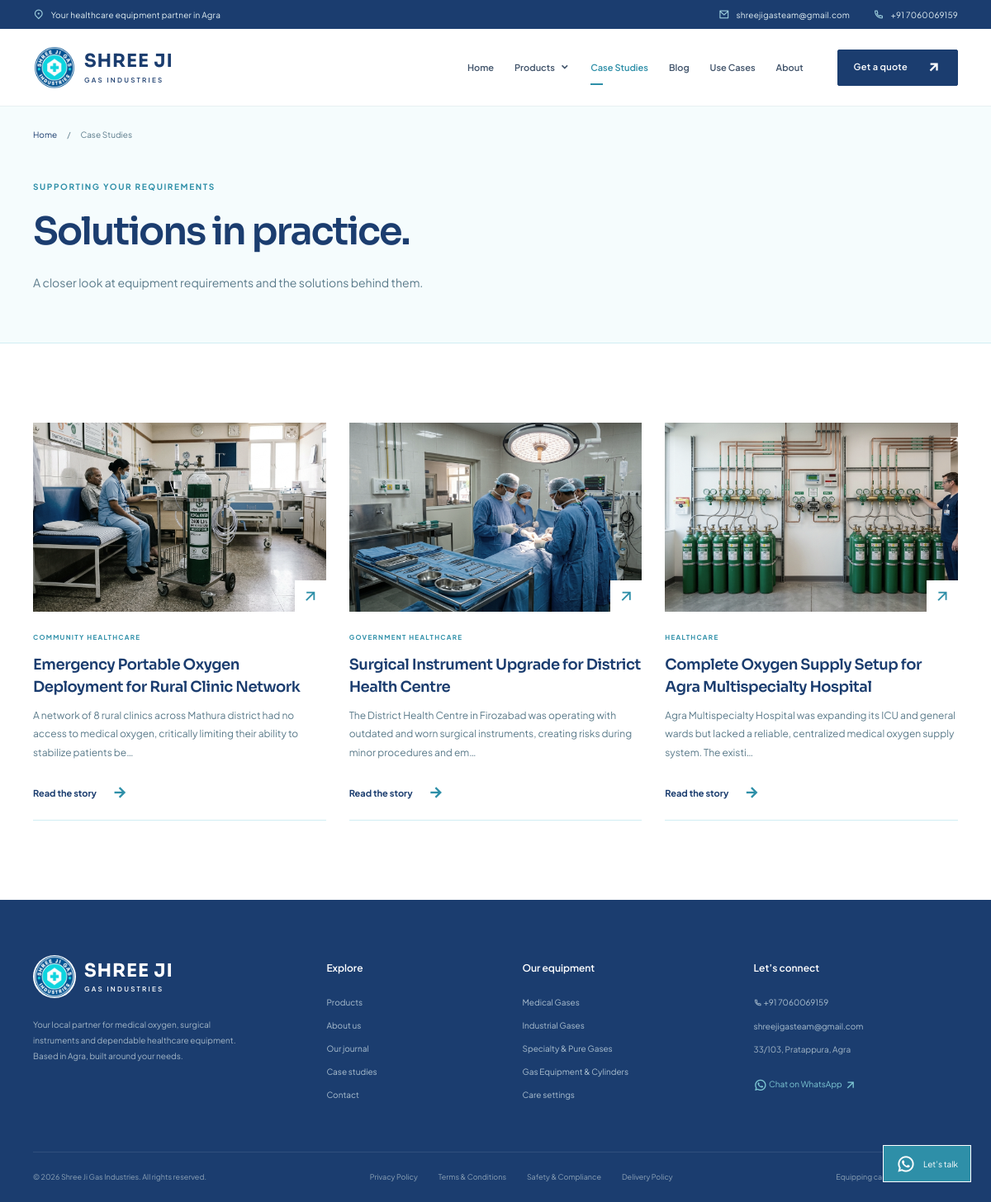
Page /case-studies on the committed database.
### tables this page shows
CREATE TABLE `case_studies` (
  `id` int(11) NOT NULL AUTO_INCREMENT,
  `title` varchar(255) NOT NULL,
  `slug` varchar(255) NOT NULL,
  `client_name` varchar(255) DEFAULT NULL,
  `industry` varchar(255) DEFAULT NULL,
  `challenge` text DEFAULT NULL,
  `solution` text DEFAULT NULL,
  `results` longtext DEFAULT NULL CHECK (json_valid(`results`)),
  `products_used` longtext DEFAULT NULL CHECK (json_valid(`products_used`)),
  `thumbnail` text DEFAULT NULL,
  `image_alt` varchar(255) DEFAULT NULL,
  `status` varchar(30) DEFAULT 'draft',
  PRIMARY KEY (`id`),
  UNIQUE KEY `slug` (`slug`)
);

CREATE TABLE `categories` (
  `id` int(11) NOT NULL AUTO_INCREMENT,
  `parent_id` int(11) DEFAULT NULL,
  `name` varchar(255) NOT NULL,
  `slug` varchar(255) NOT NULL,
  `icon` varchar(100) DEFAULT 'first-aid-kit-line',
  `description` text DEFAULT NULL,
  `sort_order` int(11) DEFAULT 0,
  PRIMARY KEY (`id`),
  UNIQUE KEY `slug` (`slug`)
);

### config/database.php (called while the page is built, shortened)
<?php
final class Database
{
    private static ?PDO $connection = null;
    public static function get(): PDO
    {
        if (self::$connection) return self::$connection;
        if (DB_DRIVER === 'mysql') {
            $hosts = [DB_HOST];
            if (DB_HOST === 'localhost') {
                $hosts[] = '127.0.0.1';
            } elseif (DB_HOST === '127.0.0.1') {
                $hosts[] = 'localhost';
            }
            foreach ($hosts as $host) {
                $dsn = 'mysql:host=' . $host . ';port=' . DB_PORT . ';dbname=' . DB_NAME . ';charset=utf8mb4';
                try {
                    self::$connection = new PDO($dsn, DB_USER, DB_PASS, self::options());
                    return self::$connection;
                } catch (PDOException $e) {
                    $lastException = $e;
                }
            }
        }
        return self::$connection;
    }
    private static function options(): array
    {
        return [PDO::ATTR_ERRMODE => PDO::ERRMODE_EXCEPTION, PDO::ATTR_DEFAULT_FETCH_MODE => PDO::FETCH_ASSOC, PDO::ATTR_EMULATE_PREPARES => false];
    }
}

### models/ContentModel.php (called while the page is built, shortened)
<?php
class ContentModel
{
    public function all(bool $published = false): array {
        $sql = 'SELECT * FROM ' . $this->table;
        if ($published && in_array($this->table, ['products','blog_posts','case_studies','use_cases','pages'])) $sql .= " WHERE status = 'published'";
        $sql .= in_array($this->table, ['categories','blog_categories','products','testimonials','client_logos']) ? ' ORDER BY sort_order, id DESC' : ' ORDER BY id DESC';
        return Database::get()->query($sql)->fetchAll();
    }
}

### models/Setting.php (called while the page is built, shortened)
<?php
final class Setting
{
    private static ?array $cache = null;
    public static function get(string $key, string $default = ''): string {
        if (self::$cache === null) self::$cache = Database::get()->query('SELECT `key`, `value` FROM settings')->fetchAll(PDO::FETCH_KEY_PAIR);
        return (string)(self::$cache[$key] ?? $default);
    }
}

### models/Section.php (called while the page is built, shortened)
<?php
final class Section
{
    public static function all(bool $active = false): array {
        $rows = Database::get()->query('SELECT * FROM sections' . ($active ? ' WHERE is_active = 1' : '') . ' ORDER BY sort_order, id')->fetchAll();
        $defaults = require ROOT.'/config/section-content.php';
        foreach ($rows as &$row) {
            $extra = $defaults[$row['section_key']] ?? [];
            $row['fields'] = array_replace($extra['fields'] ?? [], json_decode($row['data'], true) ?: []);
        }
        return $rows;
    }
    public static function find(string $key): ?array { foreach (self::all() as $row) if ($row['section_key'] === $key) return $row; return null; }
}

### config/section-content.php (called while the page is built)
<?php
return [
    'process' => [
        'fields' => ['note' => 'Already have a product list? Share model references, quantities and any specifications with your enquiry.'],
        'items' => [
            'Tell us about your need' => ['icon'=>'chat-1-line', 'point_1'=>'Your care setting and intended application', 'point_2'=>'Required quantity and preferred timeline'],
            'Explore suitable options' => ['icon'=>'search-eye-line', 'point_1'=>'Product details, fittings and accessories', 'point_2'=>'Questions for your clinical or technical team'],
            'Decide with clarity' => ['icon'=>'file-list-3-line', 'point_1'=>'Confirm the model and written specifications', 'point_2'=>'Discuss availability and the next steps'],
        ],
    ],
    'guidance' => [
        'fields' => ['image'=>'assets/images/surgery.jpg', 'image_alt'=>'Healthcare professionals working in a clinical setting', 'image_caption'=>'The right details make a better starting point.', 'note'=>'A little preparation helps us understand your requirements more clearly.'],
        'items' => [
            'Care setting' => ['point_1'=>'Hospital, clinic or supervised home care', 'point_2'=>'Who will use and manage the equipment'],
            'Compatibility' => ['point_1'=>'Existing equipment and model references', 'point_2'=>'Connections, fittings and accessories'],
            'Product information' => ['point_1'=>'Specifications and available documentation', 'point_2'=>'Questions to confirm before choosing'],
            'Local conversation' => ['point_1'=>'Your location and preferred contact details', 'point_2'=>'Quantity, timeline and follow-up questions'],
        ],
    ],
    'partnership' => [
        'fields' => [
            'items' => [
                ['icon'=>'chat-1-line','title'=>'Start with your requirements','body'=>'Tell us what you need, even if you are still exploring the options.'],
                ['icon'=>'file-list-3-line','title'=>'Bring the details together','body'=>'Share your product list, model references or questions in one conversation.'],
                ['icon'=>'map-pin-2-line','title'=>'Connect with our Agra team','body'=>'Call, send an enquiry or find directions to our Pratappura address.'],
            ],
        ],
    ],
];

### views/partials/content-card.php (the view)
<article class="editorial-card"><a class="editorial-card__image" href="<?= url($type.'/'.$item['slug']) ?>"><img src="<?= photo($item['thumbnail']) ?>" alt="<?= e($item['image_alt']?:$item['title']) ?>" loading="lazy" width="640" height="420"><span><?= icon('arrow-right-up-line') ?></span></a><div class="editorial-card__body"><div class="editorial-card__meta"><span class="eyebrow"><?= $type==='blog'?'EQUIPMENT PLANNING':($type==='use-cases'?'CARE SETTINGS':e($item['industry'])) ?></span><?php if($type==='blog'): ?><span><?= date('d M Y',strtotime($item['published_at'])) ?></span><?php endif ?></div><h3><a href="<?= url($type.'/'.$item['slug']) ?>"><?= e($item['title']) ?></a></h3><p><?= e(mb_strimwidth(strip_tags($item['excerpt']??$item['application_context']??$item['challenge']??''),0,145,'…')) ?></p><a class="text-link" href="<?= url($type.'/'.$item['slug']) ?>"><?= $type==='use-cases'?'Explore solutions':'Read the story' ?> <?= icon('arrow-right-line') ?></a></div></article>

### views/editorial/index.php (shortened to what this page needs)
<div class="page-hero"><div class="container"><nav class="breadcrumb" aria-label="Breadcrumb"><a href="<?= url() ?>">Home</a><span>/</span><span><?= e(ucwords(str_replace('-',' ',$type))) ?></span></nav><span class="eyebrow"><?= $type==='blog'?'INSIGHTS & RESOURCES':'SUPPORTING YOUR REQUIREMENTS' ?></span><h1><?= e($title) ?></h1><p><?= $type==='blog'?'Useful perspectives for a more informed equipment conversation.':($type==='use-cases'?'Different environments. Shared care. Explore equipment for your setting.':'A closer look at equipment requirements and the solutions behind them.') ?></p></div></div>
<section class="section"><div class="container <?= $type==='blog'?'journal-layout':'' ?>"><div class="journal-content">
<?php if(!$items): ?><div class="empty-state"><?= icon($type==='case-studies'?'file-list-3-line':'search-line') ?><h2><?= $type==='case-studies'?'Our next story is taking shape.':'No matching articles yet.' ?></h2><p><?= $type==='case-studies'?'We’ll share verified project stories here. In the meantime, talk to our team about your requirements.':'Try another search, or check back for new updates.' ?></p><a class="btn btn-outline" href="<?= url($type==='blog'?'blog':'contact') ?>"><?= $type==='blog'?'View all articles':'Start a conversation' ?> <?= icon('arrow-right-up-line') ?></a></div>
<?php else: ?><div class="editorial-grid <?= $type==='blog'&&$page===1&&!$query&&!$tag&&!$categoryId?'editorial-grid--featured':'' ?>"><?php foreach($items as $item) contentCard($item,$type); ?></div><?php endif ?>
</div><?php if($type==='blog'): require ROOT.'/views/editorial/sidebar.php'; endif ?></div></section>

### helpers/functions.php (shortened to what this page needs)
<?php
function e(mixed $value): string { return htmlspecialchars((string)($value ?? ''), ENT_QUOTES | ENT_SUBSTITUTE, 'UTF-8'); }
function url(string $path = ''): string { return BASE_PATH . '/' . ltrim($path, '/'); }
function icon(string $name, string $class = ''): string { return '<i class="ri-' . e(preg_replace('/[^a-z0-9-]/', '', $name)) . ' ' . e($class) . '" aria-hidden="true"></i>'; }
function setting(string $key, string $default = ''): string { return Setting::get($key, $default); }
function photo(string $path): string { return preg_match('#^https://#', $path) ? $path : url($path ?: 'assets/images/equipment.webp'); }
function safeLink(string $link): string { return preg_match('#^(https://|mailto:|tel:|/|\#)#i', $link) && !str_starts_with($link, '//') ? $link : url($link); }
function view(string $template, array $data = [], string $layout = 'main'): void {
    extract($data, EXTR_SKIP);
    ob_start(); require ROOT . '/views/' . $template . '.php'; $content = ob_get_clean();
    require ROOT . '/views/layouts/' . $layout . '.php';
}
function allCategories(): array { return (new ContentModel('categories'))->all(); }
function contentCard(array $item, string $type): void { require ROOT . '/views/partials/content-card.php'; }

### views/partials/footer.php
<?php $footer=$footerPreview??Section::find('footer'); $f=$footer['fields']??[]; ?>
<footer class="site-footer"><div class="container"><div class="footer-grid"><div class="footer-about"><a class="brand brand--light" href="<?= url() ?>"><img src="<?= photo(setting('logo')) ?>" width="54" height="54" alt="Shree Ji Gas Industries"><span><strong>SHREE JI</strong><small>GAS INDUSTRIES</small></span></a><p><?= e($f['body']??setting('description')) ?></p><div class="social-links"><?php foreach(['facebook','instagram','linkedin'] as $social): if(setting($social)): ?><a href="<?= e(safeLink(setting($social))) ?>" aria-label="<?= e(ucfirst($social)) ?>" target="_blank" rel="noopener"><?= icon($social.'-line') ?></a><?php endif; endforeach ?></div></div><div><h3>Explore</h3><?php foreach($f['quick_links']??[] as $link): ?><a href="<?= e(safeLink($link['url'])) ?>"><?= e($link['title']) ?></a><?php endforeach ?></div><div><h3>Our equipment</h3><?php foreach(allCategories() as $cat): ?><a href="<?= url('categories/'.$cat['slug']) ?>"><?= e($cat['name']) ?></a><?php endforeach ?><a href="<?= url('use-cases') ?>">Care settings</a></div><div><h3>Let’s connect</h3><a href="tel:<?= e(preg_replace('/\s/','',setting('phone'))) ?>"><?= icon('phone-line') ?> <?= e(setting('phone')) ?></a><a href="mailto:<?= e(setting('email')) ?>"><?= e(setting('email')) ?></a><p><?= e(setting('address')) ?></p><a class="footer-whatsapp" href="https://wa.me/<?= e(preg_replace('/\D/','',setting('whatsapp'))) ?>" target="_blank" rel="noopener"><?= icon('whatsapp-line') ?> Chat on WhatsApp <?= icon('arrow-right-up-line') ?></a></div></div><div class="footer-bottom"><span>© <?= date('Y') ?> Shree Ji Gas Industries. All rights reserved.</span><div class="footer-bottom__links"><a href="<?= url('privacy') ?>">Privacy Policy</a><a href="<?= url('terms') ?>">Terms & Conditions</a><a href="<?= url('compliance') ?>">Safety & Compliance</a><a href="<?= url('shipping-policy') ?>">Delivery Policy</a></div><span>Equipping care across Agra & NCR.</span></div></div></footer>

### assets/css/main.css (style rules this page uses)
:root { --color-primary:#1b3d6f;--color-secondary:#2e8fa8;--color-light-teal:#7ec8d4;--color-bg-tint:#eaf7fa;--color-bg-page:#f5fcfd;--color-white:#fff;--color-text-dark:#1a2d44;--color-text-muted:#5a7a8a;--color-border:#d0eef3;--font-body:'Plus Jakarta Sans',sans-serif;--font-heading:'Sora',sans-serif }
* { box-sizing:border-box }
html { scroll-behavior:smooth;scroll-padding-top:110px }
body { margin:0;background:#fff;color:var(--color-text-dark);font-family:var(--font-body);font-size:14px;line-height:1.8;-webkit-font-smoothing:antialiased }
a { color:inherit;text-decoration:none;transition:color .2s }
button,a,input,textarea,select { touch-action:manipulation }
img { max-width:100%;height:auto }
h1,h2,h3,h4 { font-family:var(--font-heading);font-weight:600;line-height:1.28;color:var(--color-primary);letter-spacing:-.045em;margin:0 0 20px }
h1 { font-size:clamp(36px,4.3vw,62px) }
h3 { font-size:19px;letter-spacing:-.025em }
p { color:var(--color-text-muted);margin:0 0 20px }
.container { width:100%;max-width:1320px;padding-left:40px;padding-right:40px;margin:auto }
.section,.home-section { padding:96px 0 }
.eyebrow { display:block;color:var(--color-secondary);font-size:10px;font-weight:700;letter-spacing:.16em;text-transform:uppercase;line-height:1.8;margin-bottom:16px }
.btn i { font-size:18px;line-height:1 }
.text-link { display:inline-flex;align-items:center;gap:18px;font-size:12px;font-weight:700;color:var(--color-primary) }
.text-link i { font-size:19px;color:var(--color-secondary) }
.topbar i { color:#a1d3e0;font-size:13px;margin-right:6px }
.brand { display:flex;align-items:center;gap:10px;flex-shrink:0;line-height:1.2;color:var(--color-primary) }
.brand img { width:52px;height:52px;object-fit:contain }
.brand strong { display:block;font-family:var(--font-heading);font-size:22px;letter-spacing:.04em }
.brand small { display:block;font-size:8px;letter-spacing:.28em;font-weight:600;margin-top:5px }
.nav-link i { font-size:13px;margin-left:3px }
.editorial-grid { display:grid;grid-template-columns:repeat(3,1fr);gap:28px }
.editorial-card__image { display:block;aspect-ratio:1.55;position:relative;overflow:hidden;background:var(--color-bg-tint) }
.editorial-card__image img { width:100%;height:100%;object-fit:cover;filter:saturate(.7);transition:transform .3s }
.editorial-card__image>span { position:absolute;right:0;bottom:0;background:white;width:38px;height:38px;display:grid;place-items:center;font-size:22px;color:var(--color-secondary) }
.editorial-card__body { padding:24px 0 15px;border-bottom:1px solid var(--color-border) }
.editorial-card__meta { display:flex;justify-content:space-between;align-items:center;margin-bottom:12px;gap:8px }
.editorial-card__meta .eyebrow { margin:0;font-size:8px }
.editorial-card h3 { font-size:18px;line-height:1.5;margin-bottom:10px }
.editorial-card p { font-size:12px;line-height:1.9 }
.editorial-card .text-link { font-size:11px }
.site-footer { background:#111e30;color:#acc0d0;padding:67px 0 0;font-size:11px }
.footer-grid { display:grid;grid-template-columns:1.35fr .8fr 1fr 1.15fr;gap:65px }
.brand--light { color:white }
.brand--light img { background:white;border-radius:50% }
.footer-about>p { margin-top:23px;font-size:11px;line-height:1.9;max-width:270px;color:#a4b7c7 }
.footer-grid h3 { font-family:var(--font-body);color:white;font-size:12px;letter-spacing:0;margin:8px 0 24px }
.footer-grid>div:not(:first-child)>a { display:block;margin-bottom:10px;font-size:10px }
.footer-grid>div>p { color:#a4b7c7;font-size:10px }
.footer-whatsapp { color:var(--color-light-teal) }
.footer-whatsapp i { font-size:16px;vertical-align:middle }
.footer-bottom { display:flex;justify-content:space-between;gap:20px;padding:22px 0;margin-top:50px;border-top:1px solid #ffffff18;font-size:9px;color:#8ca2b6 }
.footer-bottom>div { display:flex;gap:25px }
.whatsapp-float i { font-size:23px }
.breadcrumb { display:flex;gap:12px;align-items:center;font-size:10px;color:var(--color-text-muted);padding:25px 0;margin:0 0 20px }
.breadcrumb a { color:var(--color-primary) }
.breadcrumb>span:last-child { max-width:500px;overflow:hidden;text-overflow:ellipsis;white-space:nowrap }
.page-hero { padding:0 0 60px;background:var(--color-bg-page);border-bottom:1px solid var(--color-border) }
.page-hero .eyebrow { margin-top:20px }
.page-hero h1 { max-width:930px;font-size:46px }
.page-hero p { font-size:14px;max-width:650px;margin:0 }
.journal-content { min-width:0 }
html,body { max-width:100%;overflow-x:hidden }

### rows in the picture
case_studies: thumbnail (picture), industry "COMMUNITY HEALTHCARE", title "Emergency Portable Oxygen Deployment for Rural Clinic Network", challenge "A network of 8 rural clinics across Mathura district had no access to medical oxygen, critically limiting their ability to stabilize patients be…"
case_studies: thumbnail (picture), industry "GOVERNMENT HEALTHCARE", title "Surgical Instrument Upgrade for District Health Centre", challenge "The District Health Centre in Firozabad was operating with outdated and worn surgical instruments, creating risks during minor procedures and em…"
case_studies: thumbnail (picture), industry "HEALTHCARE", title "Complete Oxygen Supply Setup for Agra Multispecialty Hospital", challenge "Agra Multispecialty Hospital was expanding its ICU and general wards but lacked a reliable, centralized medical oxygen supply system. The existi…"
categories: name "Medical Gases"
categories: name "Industrial Gases"
categories: name "Specialty & Pure Gases"
categories: name "Gas Equipment & Cylinders"

### other values in the picture
setting('email') "shreejigasteam@gmail.com"
setting('phone') "+91 7060069159"
$label "Home"
$label "Case Studies"
$label "Blog"
$label "Use Cases"
$label "About"
str_replace('-',' ',$type) "Case Studies"
$title "Solutions in practice."
$f['body'] "Your local partner for medical oxygen, surgical instruments and dependable healthcare equipment. Based in Agra, built around your needs."
$link['title'] "Products"
$link['title'] "About us"
$link['title'] "Our journal"
$link['title'] "Case studies"
$link['title'] "Contact"
